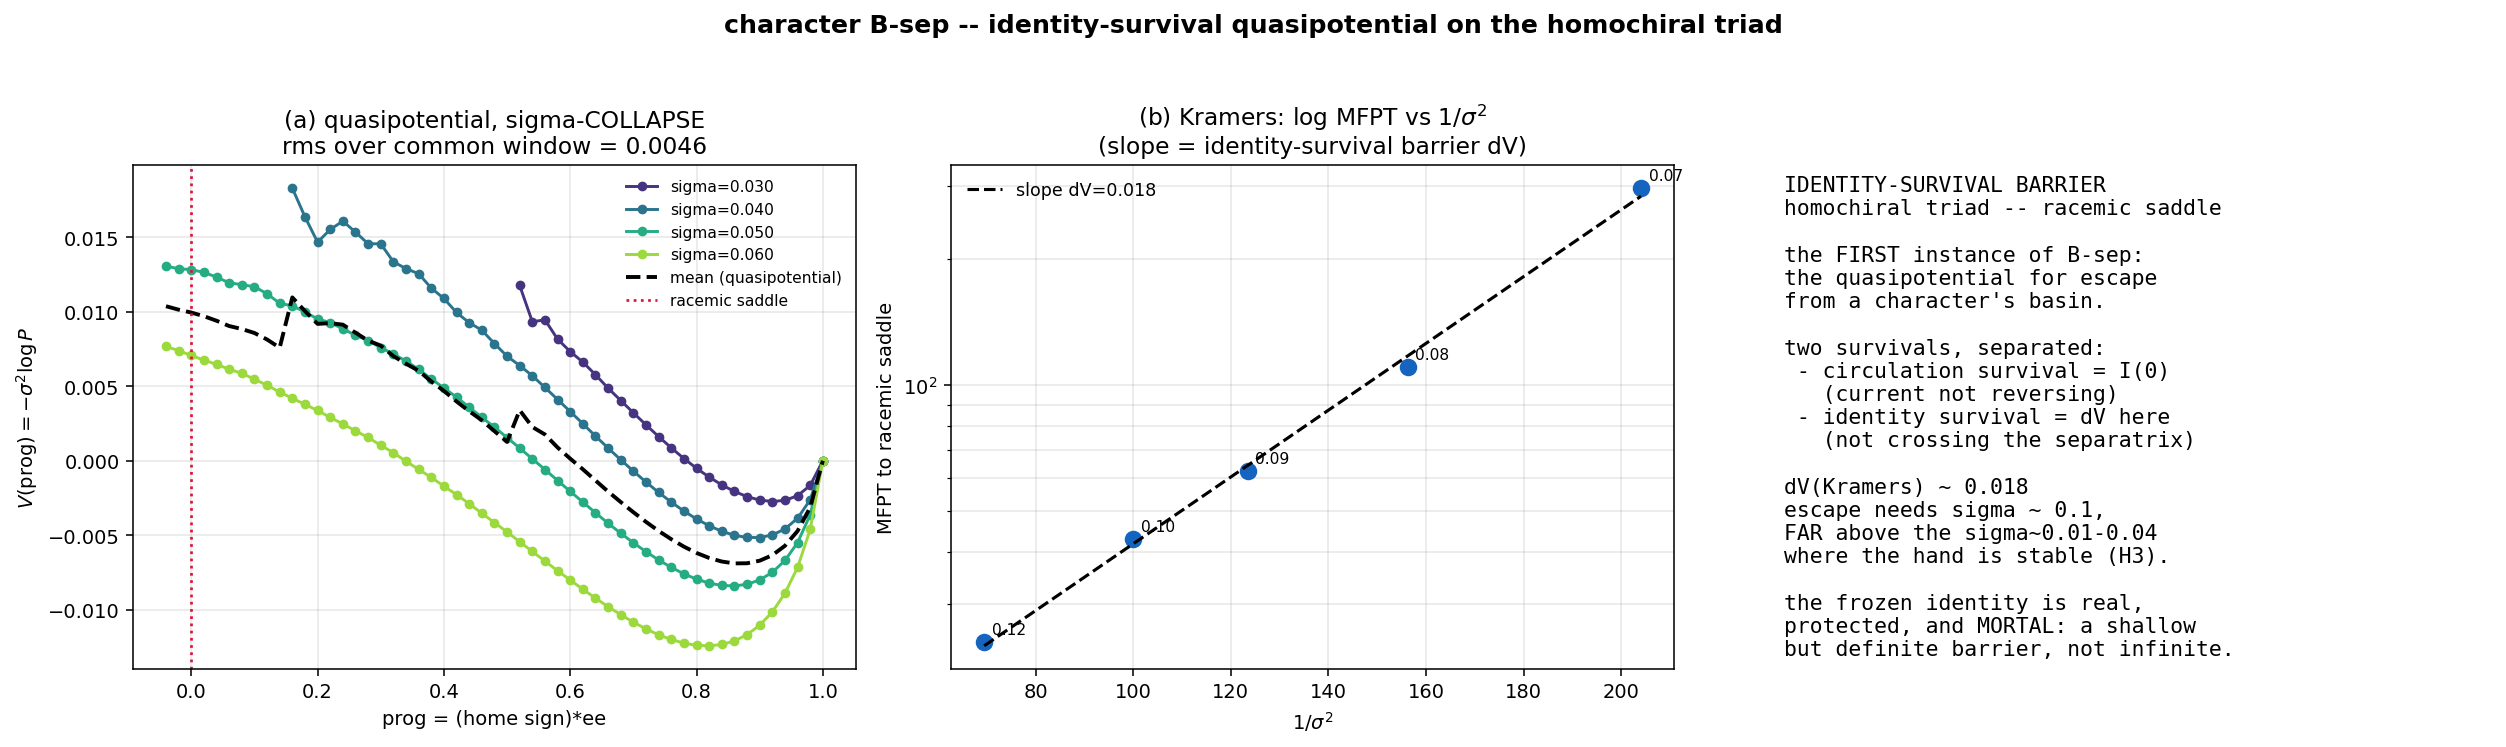

The Python source for this figure:
r"""identity_survival_barrier.py -- B-sep first instance: the identity-survival quasipotential
on the homochiral triad (the racemic saddle).

character.md (Status and open problems):
  "the identity-survival barrier -- the quasipotential for escape from a character's basin -- has
   not been computed on a real substrate (the homochiral racemic saddle is the natural first
   instance)."

This pays that invoice. Two survivals the current alone conflates (character.md, Identity):
  - circulation survival = the current not reversing             -> I(0), per-step affinity
  - identity survival    = the system not crossing the separatrix -> THIS: racemic-saddle escape

Method (Kramers / Freidlin-Wentzell): noise-driven first passage from a chiral basin (|ee|->1)
across the racemic saddle (prog=0) to the mirror basin. Two independent reads of the barrier dV:
  (QP) quasipotential  V(prog) = -sigma^2 log P(prog)  from the in-basin distribution, with a
       sigma-COLLAPSE integrity check -- a well-defined barrier <=> the curves collapse;
  (KR) Kramers escape rate  k(sigma) ~ exp(-dV/sigma^2);  log MFPT vs 1/sigma^2 has slope dV.

Substrate: the EXACT homochiral triad of mpa-conform/scripts/homochiral_triad.py (mirror chiral
3-cycles + Frank cross-inhibition), copied minimal & self-contained -- the frozen staked instance
is not modified.   prog = (home-basin sign)*ee :  1 = home,  0 = racemic saddle,  <0 = flipped.
"""
from __future__ import annotations
import sys, time
import numpy as np
try:
    sys.stdout.reconfigure(encoding="utf-8")
except (AttributeError, ValueError):
    pass
import matplotlib
matplotlib.use("Agg")
import matplotlib.pyplot as plt
from pathlib import Path

A0, B0, MU0, F0 = 0.5, 1.0, 1.6, 1.0   # chiral (a!=b), Frank antagonism, feed -- exact from homochiral_triad.py
OUT = Path(__file__).resolve().parent


def field_many(X, F=F0, a=A0, b=B0, mu=MU0):
    L, R = X[:, :3], X[:, 3:]
    SL, SR = L.sum(1, keepdims=True), R.sum(1, keepdims=True)
    dL = L * (F - (L + a * np.roll(L, -1, 1) + b * np.roll(L, 1, 1)) - mu * SR)
    dR = R * (F - (R + b * np.roll(R, -1, 1) + a * np.roll(R, 1, 1)) - mu * SL)
    return np.concatenate([dL, dR], axis=1)


def ee(X):
    L = X[:, :3].sum(1); R = X[:, 3:].sum(1)
    return (L - R) / (L + R + 1e-12)


def settle(X0, T=1500.0, dt=0.02):
    X = np.clip(X0.copy(), 1e-9, None)
    for _ in range(int(T / dt)):
        X = np.clip(X + field_many(X) * dt, 1e-9, None)
    return X


def basin_state(seed=2):
    rng = np.random.default_rng(seed)
    return settle((0.2 + 0.02 * rng.standard_normal((1, 6))))[0]


def quasipotential(xstar, sigma, n=1000, T=1500.0, dt=0.02, seed=0, burn=0.25, bins=None):
    """In-basin quasi-stationary distribution of prog; V(prog) = -sigma^2 log P(prog).
    Walkers are censored once they flip (prog<0) so we measure the basin, not the escaped tail."""
    if bins is None:
        bins = np.linspace(-0.05, 1.05, 56)
    rng = np.random.default_rng(seed)
    X = np.repeat(xstar[None, :], n, axis=0).copy()
    ss = float(np.sign(ee(xstar[None, :])[0]))
    nsteps = int(T / dt); sq = np.sqrt(dt); kburn = int(burn * nsteps)
    alive = np.ones(n, dtype=bool)
    counts = np.zeros(len(bins) - 1)
    for k in range(nsteps):
        X = np.clip(X + field_many(X) * dt + sigma * rng.standard_normal((n, 6)) * sq, 1e-9, None)
        prog = ss * ee(X)
        alive &= (prog > -0.5)
        if k > kburn and alive.any():
            counts += np.histogram(prog[alive], bins=bins)[0]
    mid = 0.5 * (bins[:-1] + bins[1:])
    P = counts / max(counts.sum(), 1)
    with np.errstate(divide="ignore"):
        V = -sigma ** 2 * np.log(P)
    V[P <= 0] = np.nan          # empty bins -> nan (not +inf), so the cross-sigma mean ignores them
    return mid, P, V


def escape_rate(xstar, sigma, n=800, T=2500.0, dt=0.02, seed=0):
    """ML escape rate k = (#flipped)/(total residence time), censored at T. MFPT = 1/k."""
    rng = np.random.default_rng(seed)
    X = np.repeat(xstar[None, :], n, axis=0).copy()
    ss = float(np.sign(ee(xstar[None, :])[0]))
    nsteps = int(T / dt); sq = np.sqrt(dt)
    flipped = np.zeros(n, dtype=bool); tflip = np.full(n, np.nan)
    for k in range(nsteps):
        X = np.clip(X + field_many(X) * dt + sigma * rng.standard_normal((n, 6)) * sq, 1e-9, None)
        prog = ss * ee(X)
        newly = (~flipped) & (prog < -0.5)
        tflip[newly] = k * dt; flipped[newly] = True
    resid = np.where(flipped, tflip, T).sum()
    nflip = int(flipped.sum())
    k_rate = nflip / resid if nflip > 0 else np.nan
    return k_rate, nflip, float(np.nanmean(tflip)) if nflip else np.nan


def measure():
    print("=" * 78)
    print("IDENTITY-SURVIVAL BARRIER -- homochiral triad, racemic-saddle escape (B-sep, 1st instance)")
    print("=" * 78)
    xstar = basin_state()
    print(f"basin ee={ee(xstar[None,:])[0]:+.3f}  (full chiral commitment); prog=1 home, 0 saddle, <0 flipped\n")

    # ---- (QP) quasipotential + sigma-collapse integrity check ----
    print("[QP] quasipotential V(prog) = -sigma^2 log P(prog), in-basin (low sigma, ~no escape)")
    qp_sigmas = (0.030, 0.040, 0.050, 0.060)
    qp = {}
    for s in qp_sigmas:
        t0 = time.time()
        mid, P, V = quasipotential(xstar, s, n=1000, T=1500.0, seed=7)
        # anchor V=0 at the basin floor (max prog bin with mass)
        ok = np.isfinite(V)
        Vb = V[ok][np.argmax(mid[ok])]
        qp[s] = (mid, V - Vb, ok)
        reach = mid[ok].min()
        print(f"   sigma={s:.3f}  samples prog down to {reach:+.2f}   ({time.time()-t0:.1f}s)")

    # collapse check: pairwise rms gap of (V) over the common prog window where all sigmas have mass
    common = None
    for s in qp_sigmas:
        mid, V, ok = qp[s]
        m = ok & np.isfinite(V)
        reg = set(np.where(m)[0])
        common = reg if common is None else (common & reg)
    common = sorted(common)
    if len(common) >= 3:
        stack = np.array([qp[s][1][common] for s in qp_sigmas])
        collapse_rms = float(np.sqrt(np.nanmean((stack - stack.mean(0)) ** 2)))
        prog_window = (float(0.5*(np.linspace(-0.05,1.05,56)[:-1]+np.linspace(-0.05,1.05,56)[1:])[common].min())) \
            if common else float('nan')
    else:
        collapse_rms = float('nan')
    print(f"   sigma-collapse rms over common window = {collapse_rms:.4f}  "
          f"(small => one well-defined quasipotential; the barrier is real, not a noise artifact)")

    # barrier height: average collapsed V at the lowest reachable prog (saddle-side), vs basin (=0)
    Vmid = np.nanmean(np.array([qp[s][1] for s in qp_sigmas]), axis=0)
    midgrid = qp[qp_sigmas[0]][0]
    finite = np.isfinite(Vmid)
    dV_qp = float(np.nanmax(Vmid[finite & (midgrid < 0.5)])) if (finite & (midgrid < 0.5)).any() else float('nan')

    # ---- (KR) Kramers escape-rate leg ----
    print("\n[KR] Kramers escape rate k(sigma) ~ exp(-dV/sigma^2); log MFPT vs 1/sigma^2 slope = dV")
    kr_sigmas = (0.070, 0.080, 0.090, 0.100, 0.120)
    rates, mfpts, used = [], [], []
    for s in kr_sigmas:
        t0 = time.time()
        k_rate, nflip, mtf = escape_rate(xstar, s, n=800, T=2500.0, seed=13)
        print(f"   sigma={s:.3f}  flips={nflip:4d}  k={k_rate:.3e}  MFPT={1/k_rate if k_rate==k_rate and k_rate>0 else float('nan'):9.1f}  ({time.time()-t0:.1f}s)")
        if k_rate == k_rate and k_rate > 0:
            rates.append(k_rate); mfpts.append(1.0 / k_rate); used.append(s)
    used = np.array(used); mfpts = np.array(mfpts)
    if len(used) >= 2:
        x = 1.0 / used ** 2; y = np.log(mfpts)
        slope, _ = np.polyfit(x, y, 1)
        dV_kr = float(slope)
    else:
        dV_kr = float('nan')
    print(f"   Kramers slope d(log MFPT)/d(1/sigma^2) = dV_KR = {dV_kr:.4f}")

    print("\n" + "-" * 78)
    print(f"  dV (quasipotential, saddle-side reach) ~ {dV_qp:.4f}")
    print(f"  dV (Kramers MFPT slope)                ~ {dV_kr:.4f}")
    print("  identity-survival barrier: escape needs sigma ~ 0.1, FAR above the sigma~0.01-0.04")
    print("  demographic noise where H3 finds the hand stable -> the frozen identity is protected")
    print("  by a real (shallow) quasipotential barrier, distinct from circulation reversal I(0).")
    print("-" * 78)

    figure(xstar, qp, qp_sigmas, midgrid, Vmid, used, mfpts, dV_kr, collapse_rms)
    return dV_qp, dV_kr, collapse_rms


def figure(xstar, qp, qp_sigmas, midgrid, Vmid, kr_used, mfpts, dV_kr, collapse_rms):
    fig, ax = plt.subplots(1, 3, figsize=(18, 5.4), dpi=140)

    a0 = ax[0]
    cols = plt.cm.viridis(np.linspace(0.15, 0.85, len(qp_sigmas)))
    for s, c in zip(qp_sigmas, cols):
        mid, V, ok = qp[s]
        a0.plot(mid[ok], V[ok], "o-", ms=4, color=c, label=f"sigma={s:.3f}")
    a0.plot(midgrid, Vmid, "k--", lw=2, label="mean (quasipotential)")
    a0.axvline(0, color="crimson", ls=":", lw=1.4, label="racemic saddle")
    a0.set_xlabel("prog = (home sign)*ee"); a0.set_ylabel(r"$V(\mathrm{prog})=-\sigma^2\log P$")
    a0.set_title(f"(a) quasipotential, sigma-COLLAPSE\nrms over common window = {collapse_rms:.4f}")
    a0.legend(fontsize=8, frameon=False); a0.grid(alpha=0.3)

    a1 = ax[1]
    if len(kr_used) >= 2:
        x = 1.0 / kr_used ** 2
        a1.semilogy(x, mfpts, "o", ms=8, color="#1565c0")
        xf = np.linspace(x.min(), x.max(), 50)
        sl, ic = np.polyfit(x, np.log(mfpts), 1)
        a1.semilogy(xf, np.exp(ic + sl * xf), "k--", lw=1.6, label=f"slope dV={sl:.3f}")
        for xi, mi, si in zip(x, mfpts, kr_used):
            a1.annotate(f"{si:.2f}", (xi, mi), fontsize=8, xytext=(4, 4), textcoords="offset points")
    a1.set_xlabel(r"$1/\sigma^2$"); a1.set_ylabel("MFPT to racemic saddle")
    a1.set_title("(b) Kramers: log MFPT vs $1/\\sigma^2$\n(slope = identity-survival barrier dV)")
    a1.legend(fontsize=9, frameon=False); a1.grid(alpha=0.3, which="both")

    a2 = ax[2]
    a2.axis("off")
    txt = ("IDENTITY-SURVIVAL BARRIER\nhomochiral triad -- racemic saddle\n\n"
           "the FIRST instance of B-sep:\nthe quasipotential for escape\nfrom a character's basin.\n\n"
           "two survivals, separated:\n"
           " - circulation survival = I(0)\n   (current not reversing)\n"
           " - identity survival = dV here\n   (not crossing the separatrix)\n\n"
           f"dV(Kramers) ~ {dV_kr:.3f}\n"
           "escape needs sigma ~ 0.1,\nFAR above the sigma~0.01-0.04\nwhere the hand is stable (H3).\n\n"
           "the frozen identity is real,\nprotected, and MORTAL: a shallow\nbut definite barrier, not infinite.")
    a2.text(0.02, 0.98, txt, va="top", ha="left", fontsize=11, family="monospace")

    fig.suptitle("character B-sep -- identity-survival quasipotential on the homochiral triad",
                 fontsize=13, weight="bold")
    fig.tight_layout(rect=(0, 0, 1, 0.95))
    path = OUT / "identity_survival_barrier.png"
    fig.savefig(path, bbox_inches="tight"); plt.close(fig)
    print(f"\nfigure: {path}")


if __name__ == "__main__":
    measure()
